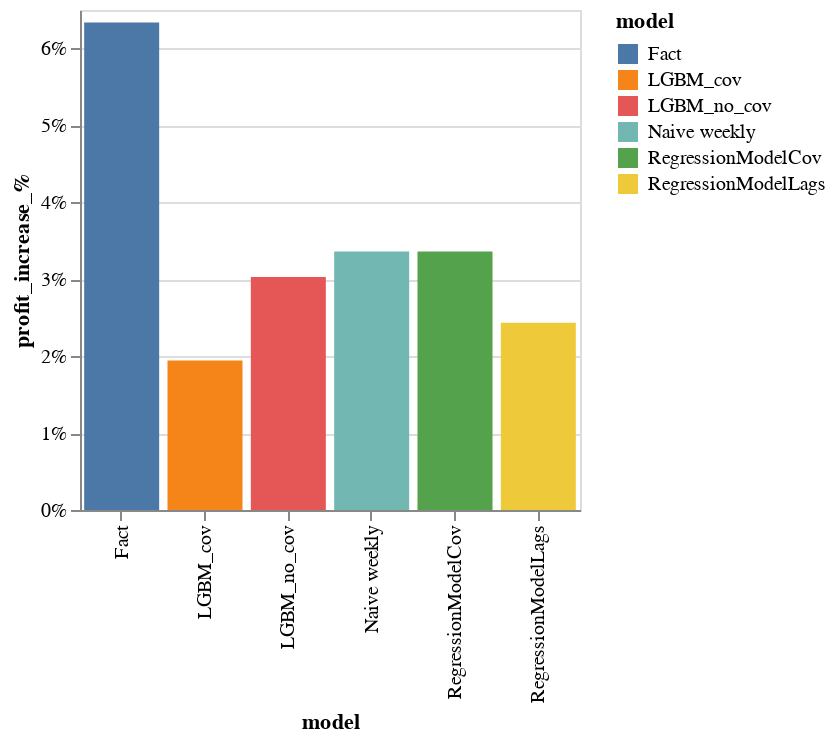

The notebook cell this image was saved under:
### Code cell
alt.Chart(all_items_eval.reset_index()).mark_bar().encode(
    x=alt.X('model:N',scale=alt.Scale(zero=False)),
    y=alt.Y('profit_increase_%:Q',scale=alt.Scale(zero=True),axis=alt.Axis(format='%')),
    color=alt.Color('model:N')
).properties(width=250, height=250)#.interactive()

### Figure 1 — Vega-Lite specification as saved in the notebook (floating-point values rounded to 4 significant figures)
{"config": {"view": {"continuousWidth": 400, "continuousHeight": 300}}, "data": {"name": "data-26646039dcd6d2fe3ce2e097b250333a"}, "mark": "bar", "encoding": {"color": {"type": "nominal", "field": "model"}, "x": {"type": "nominal", "field": "model", "scale": {"zero": false}}, "y": {"type": "quantitative", "axis": {"format": "%"}, "field": "profit_increase_%", "scale": {"zero": true}}}, "height": 250, "width": 250, "$schema": "https://vega.github.io/schema/vega-lite/v4.8.1.json", "datasets": {"data-26646039dcd6d2fe3ce2e097b250333a": [{"model": "Fact", "value": 1223000.0, "sell_price": 854.3, "daily_revenue": 1939000.0, "disount": 0.1261, "sell_price_w_disount": 746.4, "value_increase": 204.3, "value_w_disount": 1687000.0, "daily_revenue_w_disount": 2300000.0, "daily_profit": 1163000.0, "daily_profit_w_disount": 1230000.0, "value_fact": 1223000.0, "daily_profit_fact": 1163000.0, "value_w_disount_fact": 1687000.0, "daily_profit_w_disount_fact": 1230000.0, "inventory_left": 168700.0, "final_profit_w_discount": 1123000.0, "final_profit_base_price": 1056000.0, "profit_increase_%": 0.06339}, {"model": "LGBM_cov", "value": 1224000.0, "sell_price": 854.3, "daily_revenue": 1941000.0, "disount": 0.1263, "sell_price_w_disount": 746.4, "value_increase": 204.6, "value_w_disount": 1691000.0, "daily_revenue_w_disount": 2304000.0, "daily_profit": 1164000.0, "daily_profit_w_disount": 1231000.0, "value_fact": 1223000.0, "daily_profit_fact": 1163000.0, "value_w_disount_fact": 1691000.0, "daily_profit_w_disount_fact": 1230000.0, "inventory_left": 169300.0, "final_profit_w_discount": 1077000.0, "final_profit_base_price": 1005000.0, "profit_increase_%": 0.01943}, {"model": "LGBM_no_cov", "value": 1224000.0, "sell_price": 854.3, "daily_revenue": 1940000.0, "disount": 0.1202, "sell_price_w_disount": 751.7, "value_increase": 194.7, "value_w_disount": 1664000.0, "daily_revenue_w_disount": 2294000.0, "daily_profit": 1164000.0, "daily_profit_w_disount": 1238000.0, "value_fact": 1223000.0, "daily_profit_fact": 1163000.0, "value_w_disount_fact": 1663000.0, "daily_profit_w_disount_fact": 1238000.0, "inventory_left": 168200.0, "final_profit_w_discount": 1088000.0, "final_profit_base_price": 1009000.0, "profit_increase_%": 0.03028}, {"model": "Naive weekly", "value": 1224000.0, "sell_price": 854.3, "daily_revenue": 1940000.0, "disount": 0.1187, "sell_price_w_disount": 752.9, "value_increase": 192.3, "value_w_disount": 1657000.0, "daily_revenue_w_disount": 2294000.0, "daily_profit": 1164000.0, "daily_profit_w_disount": 1243000.0, "value_fact": 1223000.0, "daily_profit_fact": 1163000.0, "value_w_disount_fact": 1656000.0, "daily_profit_w_disount_fact": 1242000.0, "inventory_left": 167100.0, "final_profit_w_discount": 1092000.0, "final_profit_base_price": 1008000.0, "profit_increase_%": 0.03361}, {"model": "RegressionModelCov", "value": 1210000.0, "sell_price": 854.3, "daily_revenue": 1918000.0, "disount": 0.1259, "sell_price_w_disount": 746.6, "value_increase": 204.0, "value_w_disount": 1669000.0, "daily_revenue_w_disount": 2275000.0, "daily_profit": 1151000.0, "daily_profit_w_disount": 1217000.0, "value_fact": 1223000.0, "daily_profit_fact": 1163000.0, "value_w_disount_fact": 1686000.0, "daily_profit_w_disount_fact": 1231000.0, "inventory_left": 149200.0, "final_profit_w_discount": 1092000.0, "final_profit_base_price": 1020000.0, "profit_increase_%": 0.03361}, {"model": "RegressionModelLags", "value": 1215000.0, "sell_price": 854.3, "daily_revenue": 1926000.0, "disount": 0.1294, "sell_price_w_disount": 743.6, "value_increase": 209.7, "value_w_disount": 1690000.0, "daily_revenue_w_disount": 2280000.0, "daily_profit": 1155000.0, "daily_profit_w_disount": 1208000.0, "value_fact": 1223000.0, "daily_profit_fact": 1163000.0, "value_w_disount_fact": 1703000.0, "daily_profit_w_disount_fact": 1216000.0, "inventory_left": 156300.0, "final_profit_w_discount": 1082000.0, "final_profit_base_price": 1026000.0, "profit_increase_%": 0.02436}]}}
